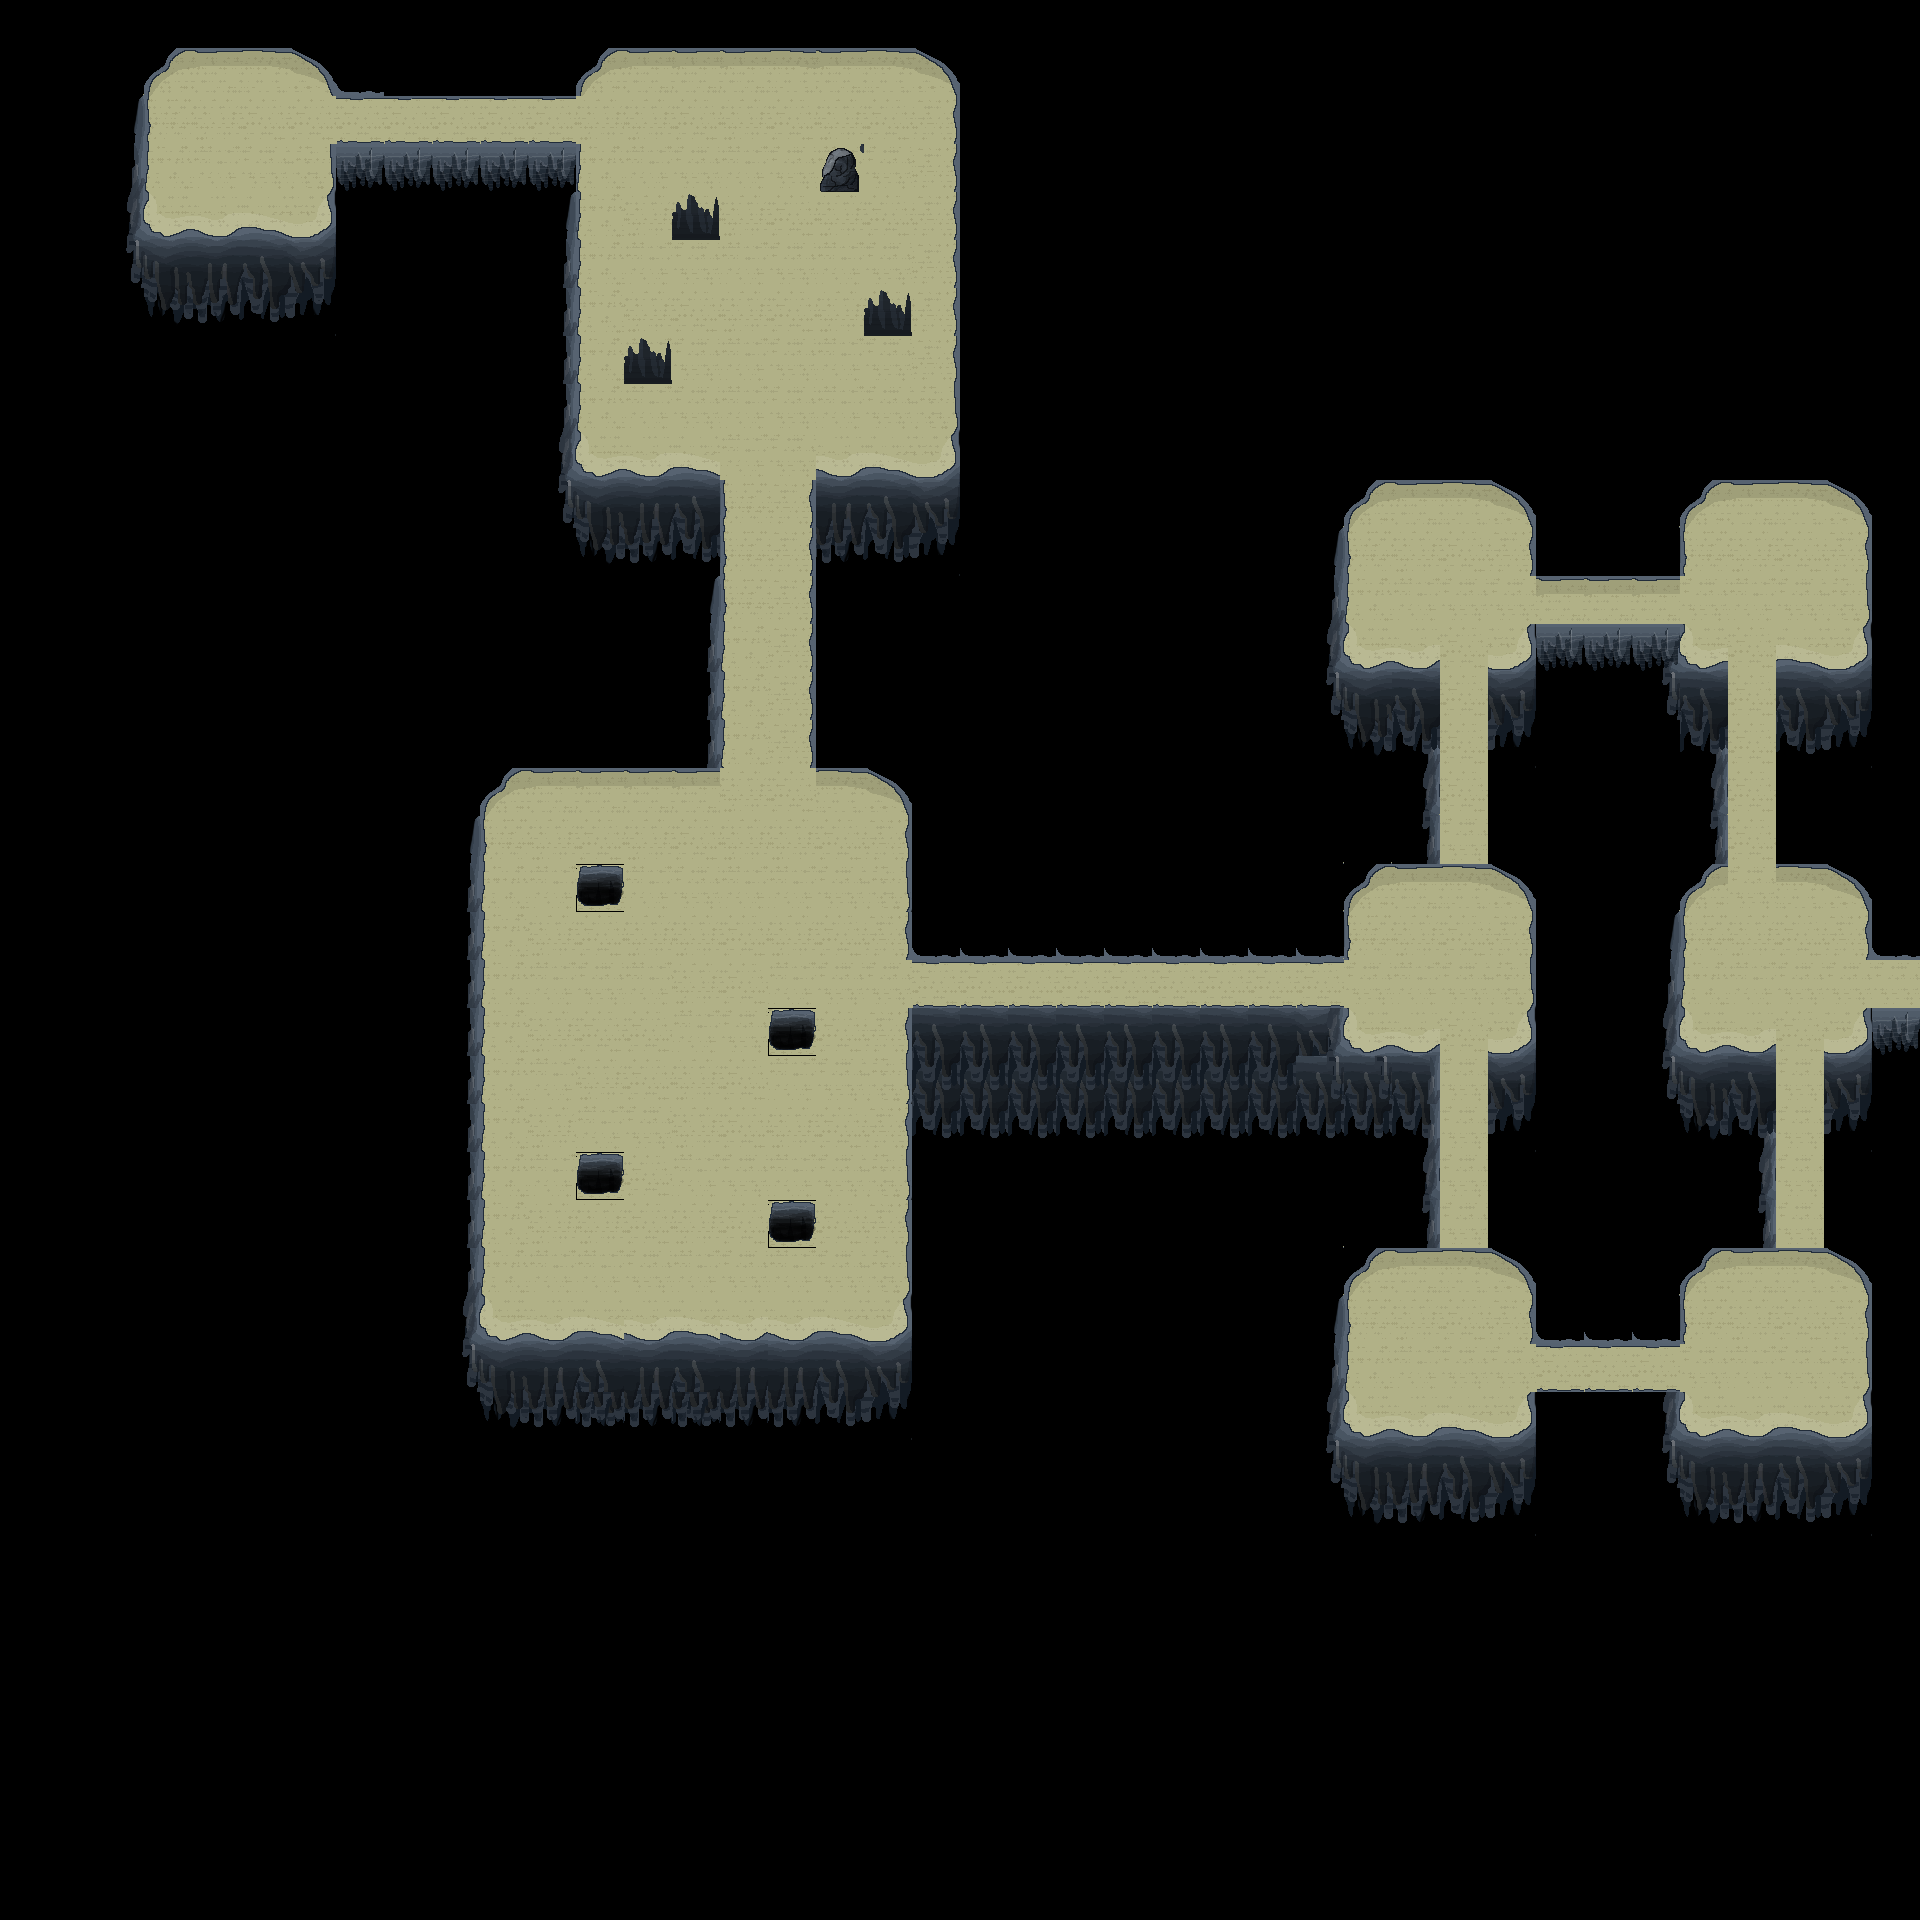

A 2D game scene composited from a Tiled map and its tileset images. What follows is a short description and the map's XML, with each tile layer's data collapsed to a summary:
An orthogonal 40x40 tile map with 48x48 px tiles, 2 tile layers (noCollide, collide).

<map version="1.0" tiledversion="1.0.3" orientation="orthogonal" renderorder="right-down" width="40" height="40" tilewidth="48" tileheight="48" nextobjectid="1">
 <tileset firstgid="1" name="map2" tilewidth="48" tileheight="48" tilecount="42" columns="7">
  <image source="tileset2.png" width="336" height="288" />
 </tileset>
 <layer name="noCollide" width="40" height="40">
  <data>[1600 cells, 522 non-empty, 33 distinct tile ids]</data>
 </layer>
 <layer name="collide" width="40" height="40">
  <data>[1600 cells, 1253 non-empty, 13 distinct tile ids]</data>
 </layer>
</map>
